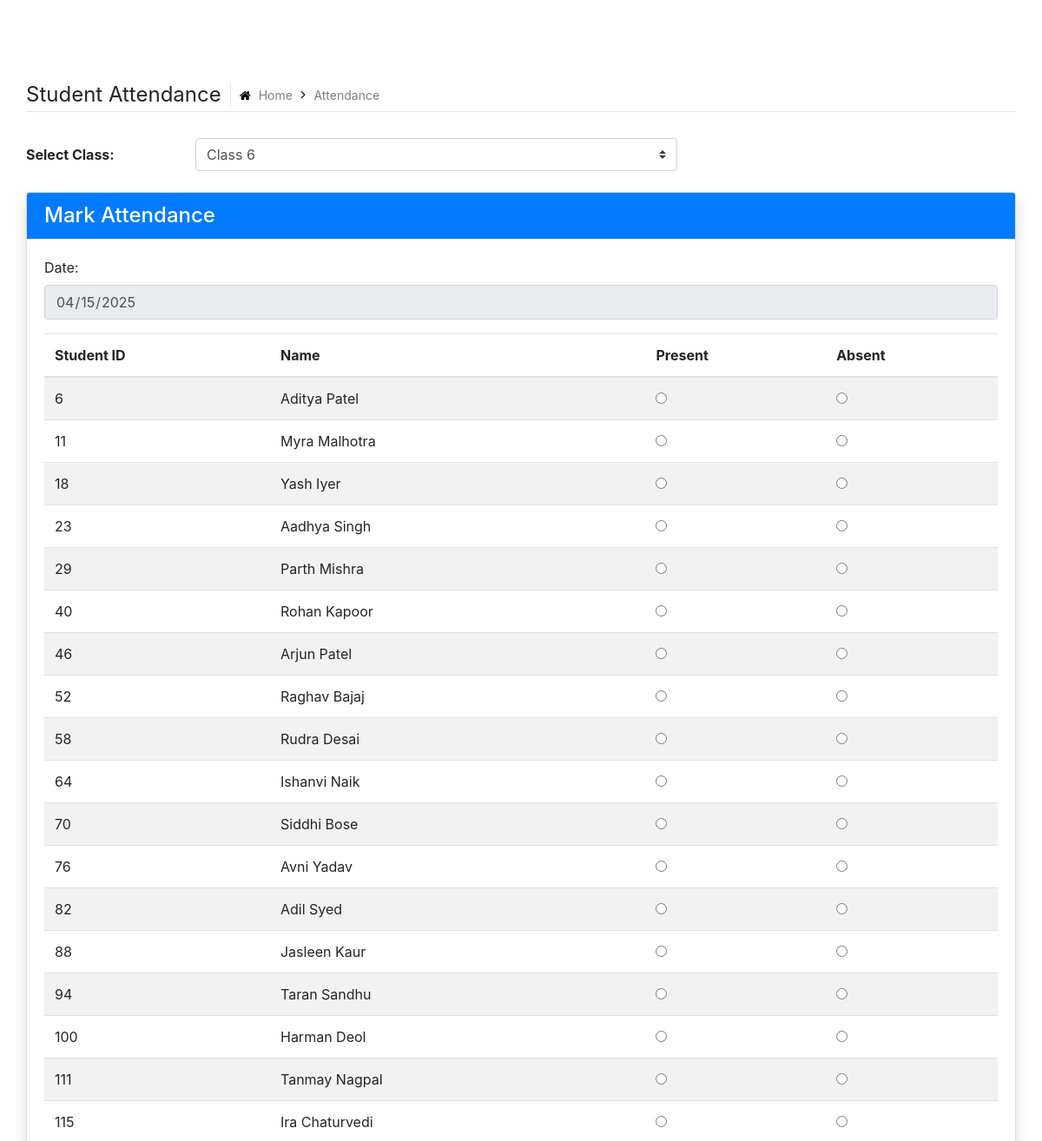
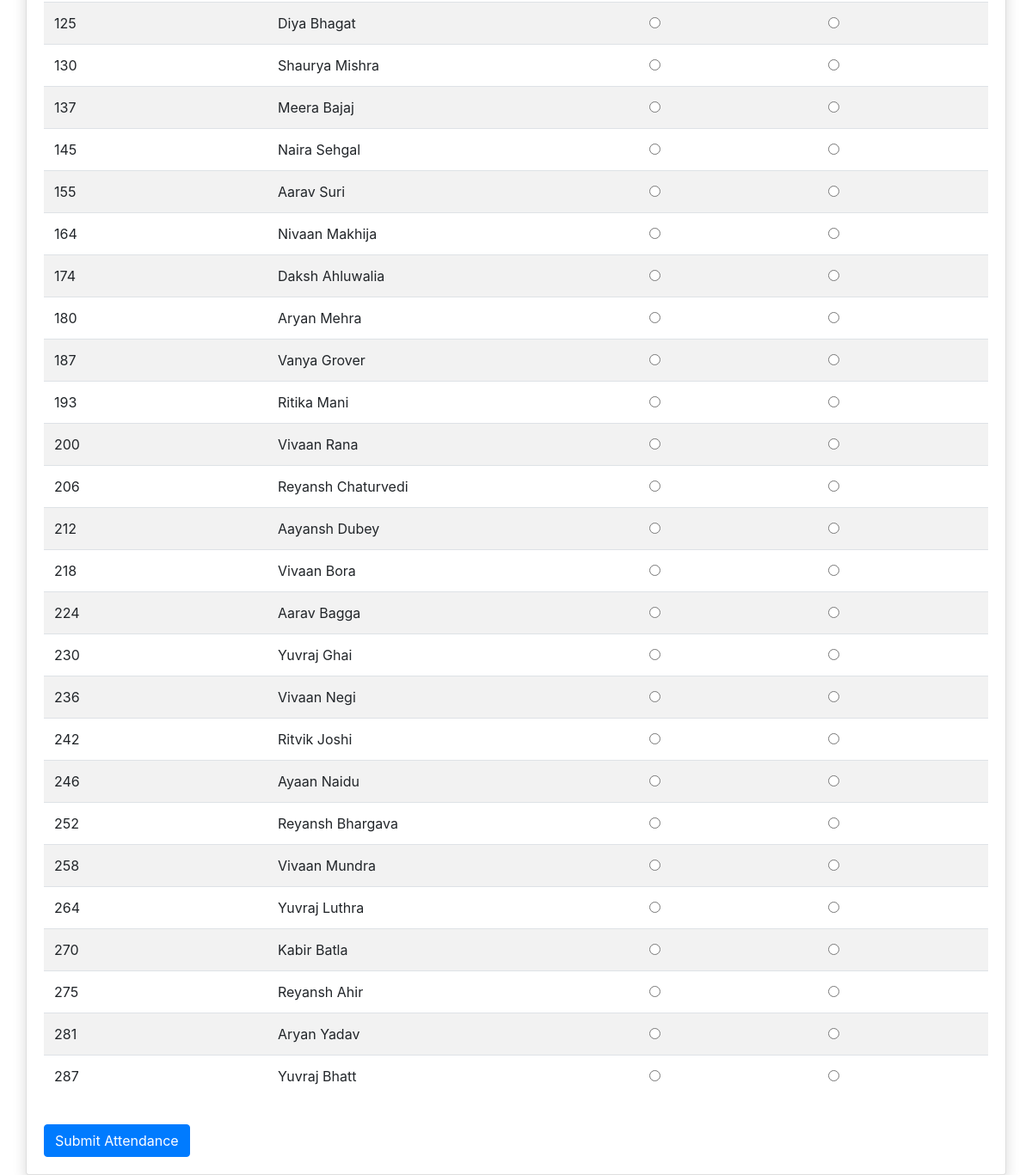
/admin/attendance.php?class=6, run on the app's committed database (2 pictures, top to bottom).
### tables this page shows
CREATE TABLE `add_students` (
  `id` int(11) NOT NULL,
  `fname` varchar(30) NOT NULL,
  `lname` varchar(30) NOT NULL,
  `class` int(2) NOT NULL,
  `division` varchar(1) NOT NULL,
  `contact` varchar(10) NOT NULL,
  `roll` int(3) NOT NULL,
  `address` text NOT NULL,
  `father` varchar(30) NOT NULL,
  `mother` varchar(30) NOT NULL,
  `dob` date NOT NULL,
  `admissionDate` date NOT NULL
);

### admin/attendance.php (the view, shortened to what this page needs)
<?php
include("databaseConnection.php");
$class = isset($_GET['class']) ? $_GET['class'] : null;
$students = null;
if ($class) {
    $query = "SELECT * FROM add_students WHERE class = '$class'";
    $students = $conn->query($query);
}
?>
<!DOCTYPE html>
<html lang="en">
<head>
    <link rel="stylesheet" href="assets/css/assets.css">
    <link rel="stylesheet" href="assets/css/style.css">
    <link rel="stylesheet" href="assets/css/dashboard.css">
</head>
<body class="ttr-opened-sidebar ttr-pinned-sidebar">
<main class="ttr-wrapper">
    <div class="container-fluid">
        <div class="db-breadcrumb">
            <h4 class="breadcrumb-title">Student Attendance</h4>
            <ul class="db-breadcrumb-list">
                <li><a href="#"><i class="fa fa-home"></i> Home</a></li>
                <li>Attendance</li>
            </ul>
        </div>
        <form method="GET" id="filterForm" class="form-group row align-items-center mb-4">
            <label for="class" class="col-sm-2 col-form-label font-weight-bold">Select Class:</label>
            <div class="col-sm-6">
                <select name="class" id="class" class="form-control custom-select" onchange="document.getElementById('filterForm').submit();">
                    <?php
                    $class_query = "SELECT DISTINCT class FROM add_students";
                    $class_result = $conn->query($class_query);
                    while ($row = $class_result->fetch_assoc()) {
                        $selected = ($row['class'] == $class) ? "selected" : "";
                        echo "<option value='{$row['class']}' $selected>Class {$row['class']}</option>";
                    }
                    ?>
                </select>
            </div>
        </form>
        <div class="row">
            <div class="col-12">
                <div class="card shadow">
                    <div class="card-header bg-primary text-white">
                        <h4 class="mb-0">Mark Attendance</h4>
                    </div>
                    <div class="card-body">
                        <?php if ($students && $students->num_rows > 0): ?>
                            <form id="attendanceForm" method="POST" action="submit-attendance.php">
                                <div class="form-group">
                                    <label for="date">Date:</label>
                                    <input type="date" name="date" class="form-control" value="<?= date('Y-m-d'); ?>" readonly>
                                </div>
                                <div class="table-responsive" id="studentTable">
                                    <table class="table table-striped">
                                        <thead>
                                            <tr>
                                                <th>Student ID</th>
                                                <th>Name</th>
                                                <th>Present</th>
                                                <th>Absent</th>
                                            </tr>
                                        </thead>
                                        <tbody>
                                            <?php while ($row = $students->fetch_assoc()): ?>
                                                <tr>
                                                    <td><?= htmlspecialchars($row['id']) ?></td>
                                                    <td><?= htmlspecialchars($row['fname']) ?> <?= htmlspecialchars($row['lname']) ?></td>
                                                    <td><input type="radio" name="status_<?= $row['id'] ?>" value="present"></td>
                                                    <td><input type="radio" name="status_<?= $row['id'] ?>" value="absent"></td>
                                                </tr>
                                            <?php endwhile; ?>
                                        </tbody>
                                    </table>
                                </div>
                                <button type="submit" class="btn btn-primary mt-3">Submit Attendance</button>
                            </form>
                        <?php elseif ($class): ?>
                            <div class="alert alert-warning">No students found in Class <?= htmlspecialchars($class) ?>.</div>
                        <?php else: ?>
                            <div class="alert alert-info">Please select a class to view students.</div>
                        <?php endif; ?>
                    </div>
                </div>
            </div>
        </div>
    </div>
</main>
</body>
</html>

### admin/assets/css/dashboard.css (style rules this page uses)
.ttr-pinned-sidebar.ttr-opened-sidebar .ttr-wrapper { margin-left: 300px; }
.ttr-pinned-sidebar .ttr-wrapper { margin-left: 0; }
.ttr-wrapper { padding-top: 95px; -webkit-transition: margin 200ms cubic-bezier(0.215, 0.610, 0.355, 1.000); -moz-transition: margin 200ms cubic-bezier(0.215, 0.610, 0.355, 1.000); -o-transition: margin 200ms cubic-bezier(0.215, 0.610, 0.355, 1.000); transition: margin 200ms cubic-bezier(0.215, 0.610, 0.355, 1.000); }
.ttr-wrapper { padding-left:15px; padding-right:15px; }
.db-breadcrumb { display:flex; align-items: center; border-bottom: 1px solid rgba(0,0,0,0.1); padding-bottom: 5px; margin-bottom: 30px; }
.db-breadcrumb-list { list-style:none; margin:0; padding:0; }
.breadcrumb-title { margin-bottom: 0; font-weight: 400; border-right: 1px solid rgba(0,0,0,0.1); padding-right: 10px; margin-right: 10px; line-height: 28px; }
.db-breadcrumb-list li { display: inline-block; color: #7f7f7f; font-size: 14px; padding: 0 20px 0px 0; position:relative; }
.db-breadcrumb-list li i { margin-right:5px; color:#000; }
.db-breadcrumb-list li a { color:#7f7f7f; }
.db-breadcrumb-list li:last-child { padding-right:0; }
.db-breadcrumb-list li:after { font-family: FontAwesome; content: "\f105"; position: absolute; color: #000; right: 5px; font-size: 15px; top: -1px; }
.db-breadcrumb-list li:last-child:after { content:none; }
.card-header { border-bottom: 1px solid #ebedf2; }
@media only screen and (max-width: 1200px) { .ttr-pinned-sidebar .ttr-wrapper { margin-left: 310px; } }
@media only screen and (max-width: 1200px) { .ttr-pinned-sidebar.ttr-opened-sidebar .ttr-wrapper { margin-left: 0; } }

### data on the page
add_students: id "6", fname "Aditya", lname "Patel"
add_students: id "11", fname "Myra", lname "Malhotra"
add_students: id "18", fname "Yash", lname "Iyer"
add_students: id "23", fname "Aadhya", lname "Singh"
add_students: id "29", fname "Parth", lname "Mishra"
add_students: id "40", fname "Rohan", lname "Kapoor"
add_students: id "46", fname "Arjun", lname "Patel"
add_students: id "52", fname "Raghav", lname "Bajaj"
add_students: id "58", fname "Rudra", lname "Desai"
add_students: id "64", fname "Ishanvi", lname "Naik"
add_students: id "70", fname "Siddhi", lname "Bose"
add_students: id "76", fname "Avni", lname "Yadav"
add_students: id "82", fname "Adil", lname "Syed"
add_students: id "88", fname "Jasleen", lname "Kaur"
add_students: id "94", fname "Taran", lname "Sandhu"
add_students: id "100", fname "Harman", lname "Deol"
add_students: id "111", fname "Tanmay", lname "Nagpal"
add_students: id "115", fname "Ira", lname "Chaturvedi"
add_students: id "125", fname "Diya", lname "Bhagat"
add_students: id "130", fname "Shaurya", lname "Mishra"
add_students: id "137", fname "Meera", lname "Bajaj"
add_students: id "145", fname "Naira", lname "Sehgal"
add_students: id "155", fname "Aarav", lname "Suri"
add_students: id "164", fname "Nivaan", lname "Makhija"
add_students: id "174", fname "Daksh", lname "Ahluwalia"
add_students: id "180", fname "Aryan", lname "Mehra"
add_students: id "187", fname "Vanya", lname "Grover"
add_students: id "193", fname "Ritika", lname "Mani"
add_students: id "200", fname "Vivaan", lname "Rana"
add_students: id "206", fname "Reyansh", lname "Chaturvedi"
add_students: id "212", fname "Aayansh", lname "Dubey"
add_students: id "218", fname "Vivaan", lname "Bora"
add_students: id "224", fname "Aarav", lname "Bagga"
add_students: id "230", fname "Yuvraj", lname "Ghai"
add_students: id "236", fname "Vivaan", lname "Negi"
add_students: id "242", fname "Ritvik", lname "Joshi"
add_students: id "246", fname "Ayaan", lname "Naidu"
add_students: id "252", fname "Reyansh", lname "Bhargava"
add_students: id "258", fname "Vivaan", lname "Mundra"
add_students: id "264", fname "Yuvraj", lname "Luthra"
add_students: id "270", fname "Kabir", lname "Batla"
add_students: id "275", fname "Reyansh", lname "Ahir"
add_students: id "281", fname "Aryan", lname "Yadav"
add_students: id "287", fname "Yuvraj", lname "Bhatt"
